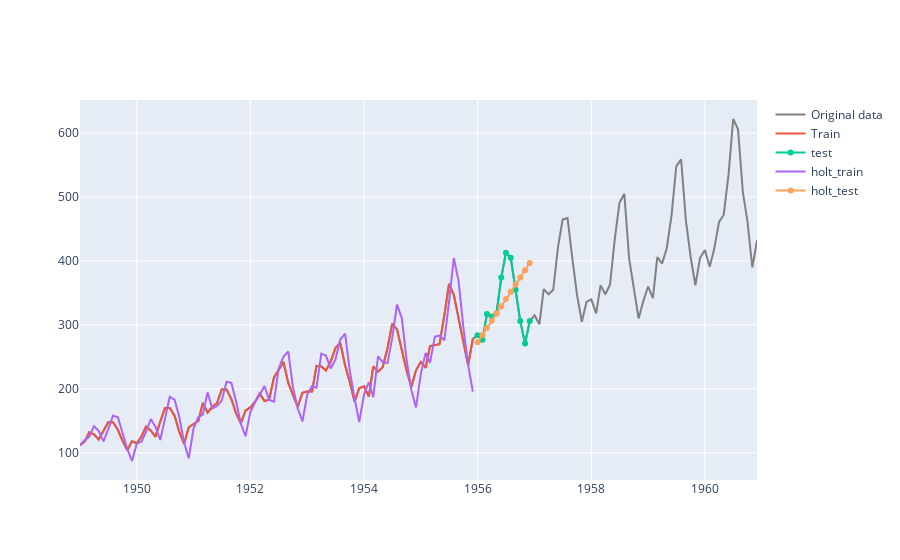
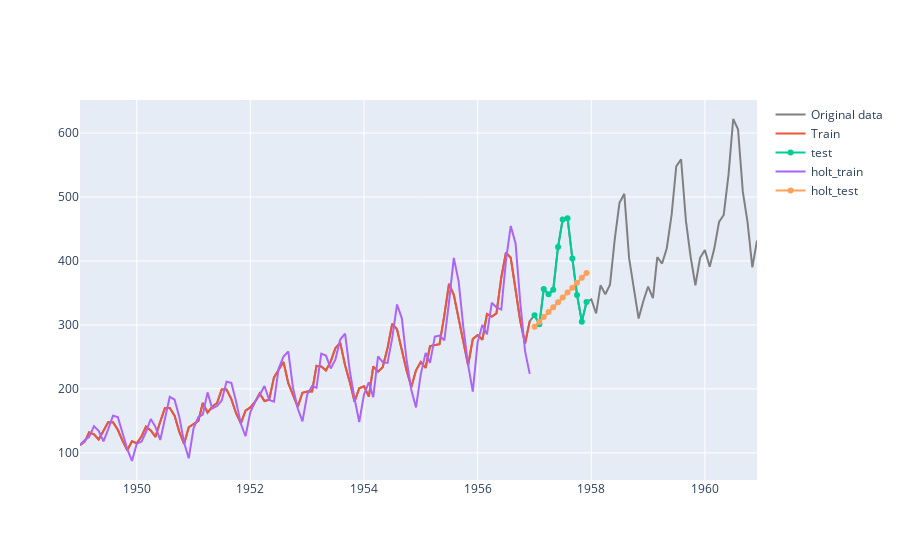
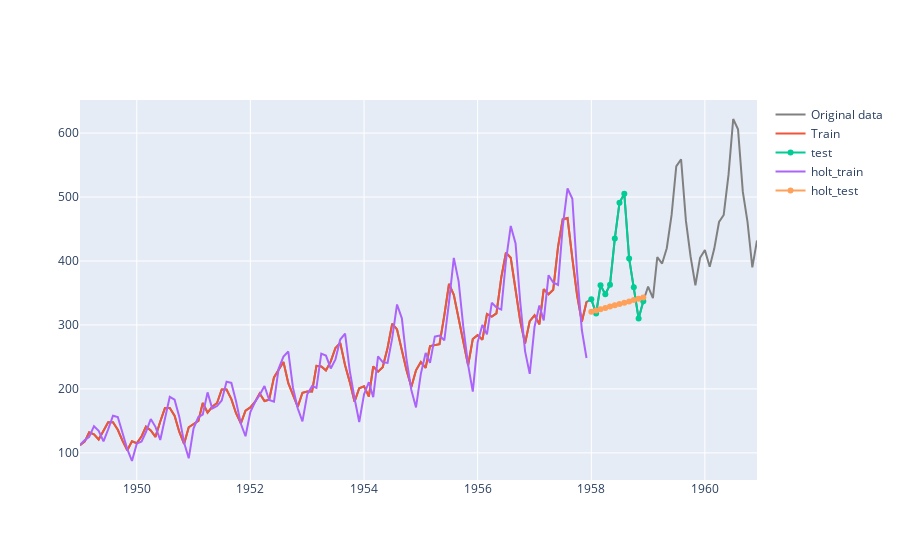
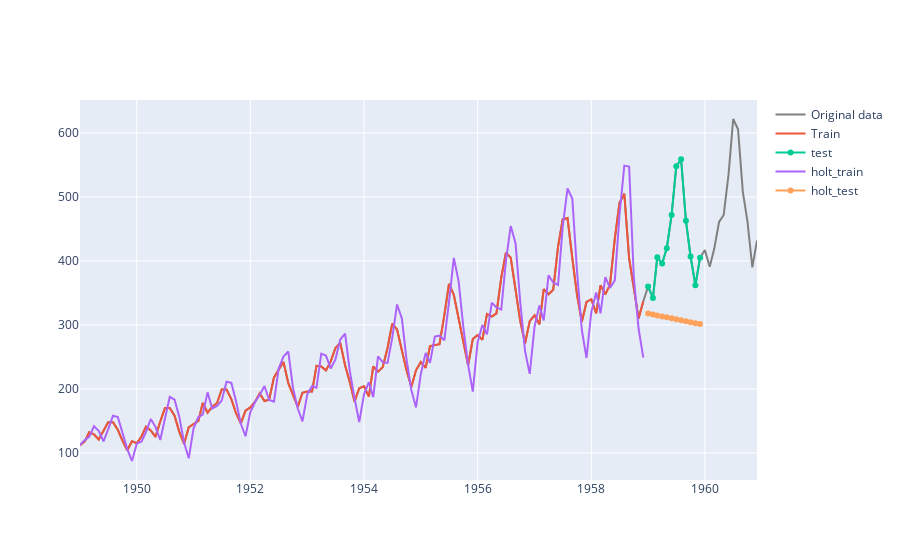

The notebook cell these images were saved under, in order:
### Code cell
#Holt з кросс-валідацію
trace0 = Scatter(x = s.index,
                y = s.values,
                line = {'color': 'grey'},
                name = 'Original data')
for i, (train_index, test_index) in enumerate(tscv.split(s)):
    train = s[train_index]
    test = s[test_index]
    holt = Holt(train)
    holt_fitted = holt.fit(smoothing_level=0.8, smoothing_trend=0.8)
    trace1 = Scatter(x = train.index,
                    y= train.values,
                    name = 'Train')
    trace2 = Scatter(x = test.index,
                    y= test.values,
                    name = 'test')
    trace3 = Scatter(x = holt_fitted.fittedvalues.index,
                    y= holt_fitted.fittedvalues.values,
                    name = 'holt_train')
    trace4 = Scatter(x =  holt_fitted.forecast(len(test)).index,
                    y=  holt_fitted.forecast(len(test)).values,
                    name = 'holt_test')
    print('r2:',r2_score(test, holt_fitted.forecast(len(test))))
    iplot(Figure(data = [trace0, trace1, trace2, trace3,trace4]))
